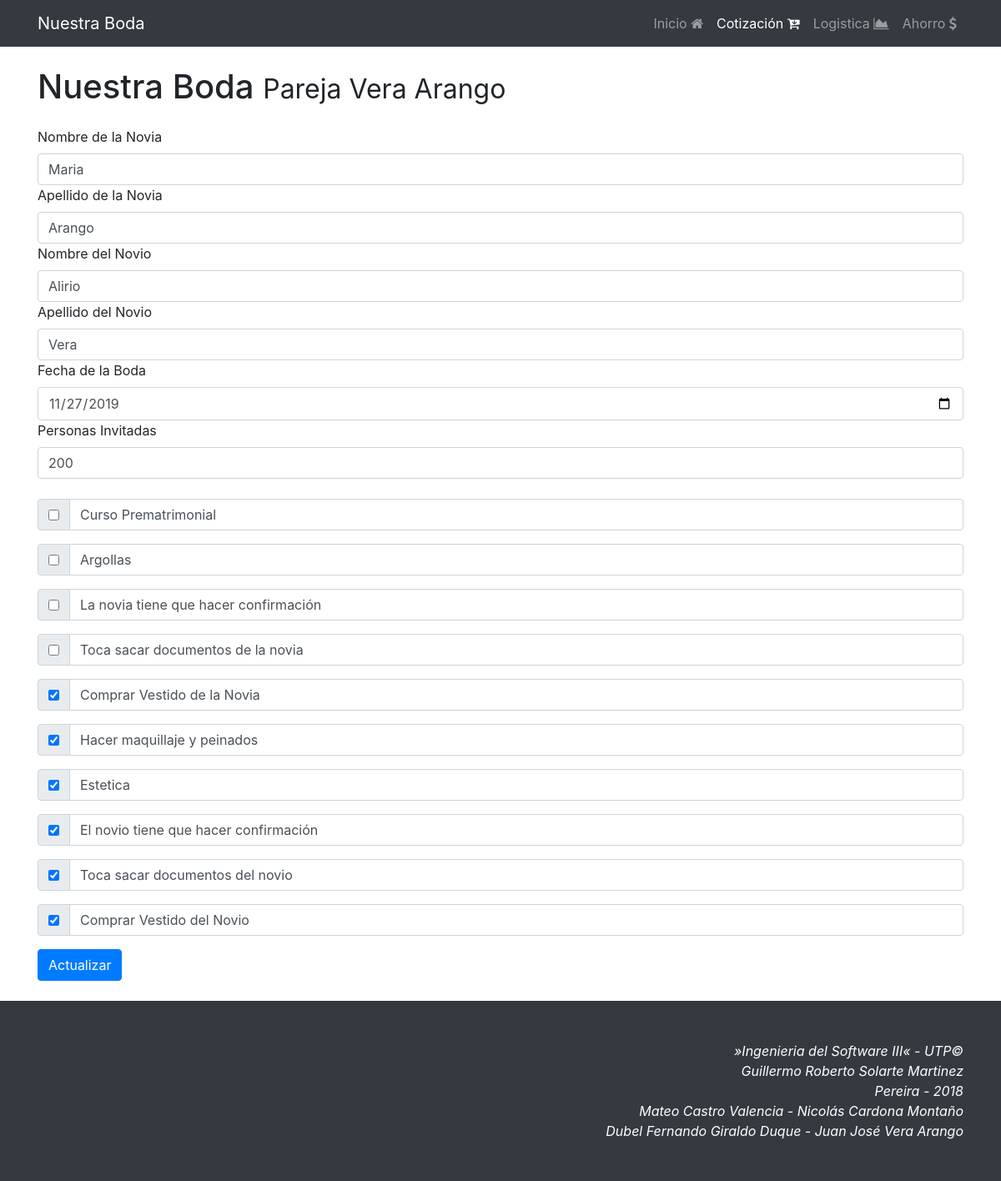
The page /app/cotizacion/pareja on the database as committed earlier.
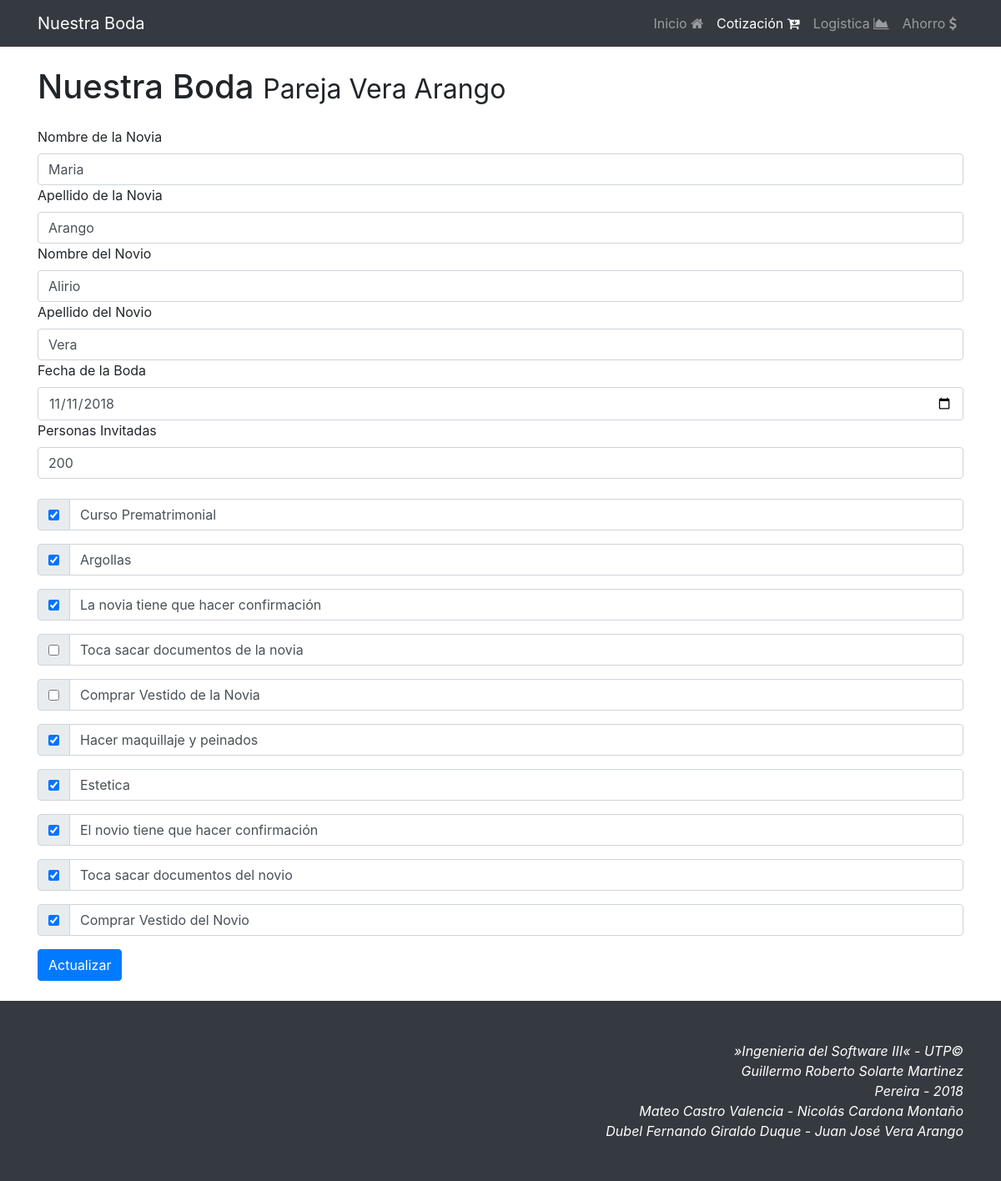
The same page on the database as committed later.
### app/models.py (models this page shows)
class Boda(models.Model):
	nombre_novia = models.CharField(max_length=50)
	apellido_novia = models.CharField(max_length=50)
	nombre_novio = models.CharField(max_length=50)
	apellido_novio = models.CharField(max_length=50)
	fecha_hora = models.DateTimeField()
	personas = models.IntegerField()
	costo_bajo = models.IntegerField()
	costo_alto = models.IntegerField()
	def __str__(self):
		return str("{} {}".format(self.apellido_novio, self.apellido_novia))

### app/views.py (the view, shortened to what this page needs)
# urls.py: path('cotizacion/pareja', views.pareja, name='pareja'),
def pareja(request):
	boda = Boda.objects.all()
	if not len(boda):
		boda_form = Boda_Form(request.POST or None)
		pareja_form = Pareja_Form(request.POST or None)
		context = {
			'boda_form' : boda_form,
			'pareja_form' : pareja_form
		}
		if boda_form.is_valid() and pareja_form.is_valid():
			form_data = boda_form.cleaned_data
			nombre_novia = form_data.get("nombre_novia")
			apellido_novia = form_data.get("apellido_novia")
			nombre_novio = form_data.get("nombre_novio")
			apellido_novio = form_data.get("apellido_novio")
			fecha_hora = form_data.get("fecha_hora")
			personas = form_data.get("personas")
			costo_bajo = 0
			costo_alto = 0
			form_data = pareja_form.cleaned_data
			curso_pre = form_data.get("curso_pre")
			argollas = form_data.get("argollas")
			confirmacion_novia = form_data.get("confirmacion_novia")
			docs_novia = form_data.get("docs_novia")
			vestido_novia = form_data.get("vestido_novia")
			maquillaje_peinado = form_data.get("maquillaje_peinado")
			estetica = form_data.get("estetica")
			confirmacion_novio = form_data.get("confirmacion_novio")
			docs_novio = form_data.get("docs_novio")
			vestido_novio = form_data.get("vestido_novio")
			new_boda = Boda.objects.create(nombre_novia=nombre_novia, apellido_novia=apellido_novia, nombre_novio=nombre_novio,
				apellido_novio=apellido_novio, fecha_hora=fecha_hora, personas=personas, costo_bajo=costo_bajo,
				costo_alto=costo_alto)
			pareja = Pareja.objects.create(curso_pre=curso_pre, argollas=argollas, confirmacion_novia=confirmacion_novia,
				docs_novia=docs_novia, vestido_novia=vestido_novia, maquillaje_peinado=maquillaje_peinado,
				estetica=estetica, confirmacion_novio=confirmacion_novio, docs_novio=docs_novio, vestido_novio=vestido_novio)
			return HttpResponseRedirect('pareja')
		return render(request, 'pareja.html', context)
	else:
		up_pareja = Pareja.objects.all()[0]
		up_boda = Boda.objects.all()[0]
		boda_form = Boda_Form(request.POST or None, instance=up_boda)
		pareja_form = Pareja_Form(request.POST or None, instance=up_pareja)
		context = {
			'boda_form' : boda_form,
			'pareja_form' : pareja_form
		}
		context = {
			'identificacion' : up_boda,
			'boda_form' : boda_form,
			'pareja_form' : pareja_form,
			'nombre_novia' : up_boda.nombre_novia,
			'apellido_novia' : up_boda.apellido_novia,
			'nombre_novio' : up_boda.nombre_novio,
			'apellido_novio' : up_boda.apellido_novio,
			'fecha_hora' : up_boda.fecha_hora,
			'personas' : up_boda.personas,
			'curso_pre' : up_pareja.curso_pre,
			'argollas' : up_pareja.argollas,
			'confirmacion_novia' : up_pareja.confirmacion_novia,
			'docs_novia' : up_pareja.docs_novia,
			'vestido_novia' : up_pareja.vestido_novia,
			'maquillaje_peinado' : up_pareja.maquillaje_peinado,
			'vestido_novia' : up_pareja.vestido_novia,
			'estetica' : up_pareja.estetica,
			'confirmacion_novio' : up_pareja.confirmacion_novio,
			'docs_novio' : up_pareja.docs_novio,
			'vestido_novio' : up_pareja.vestido_novio
		}
	return render(request, 'pareja_edit.html', context)

### app/forms.py
class Boda_Form(forms.ModelForm):
	class Meta:
		model = Boda
		fields = ["nombre_novia", "apellido_novia", "nombre_novio", "apellido_novio", "fecha_hora", "personas"]

class Pareja_Form(forms.ModelForm):
	class Meta:
		model = Pareja
		fields = ["curso_pre", "argollas", "confirmacion_novia", "docs_novia", "vestido_novia", "maquillaje_peinado",
		"vestido_novia", "estetica", "confirmacion_novio" , "docs_novio", "vestido_novio"]

### templates/pareja_edit.html (shortened to what the changed rows need)
{% extends "base.html" %}
{% load static %}
{% block jumbotrom %}Pareja {{ identificacion }}{% endblock %}
{% block container %}
{% if boda_form and pareja_form %}
  <form method="POST"> {% csrf_token %}
  <label>Nombre de la Novia</label>
  <input type="text" id="nombre_novia" value="{{nombre_novia}}" name="nombre_novia" class="form-control" placeholder="Nombre Novia" required="True">
  <label>Apellido de la Novia</label>
  <input type="text" id="apellido_novia" value="{{apellido_novia}}" name="apellido_novia" class="form-control" placeholder="Apellido Novia" required="True">
  <label>Nombre del Novio</label>
  <input type="text" id="nombre_novio" value="{{nombre_novio}}" name="nombre_novio" class="form-control" placeholder="Nombre Novio" required="True">
  <label>Apellido del Novio</label>
  <input type="text" id="apellido_novio" value="{{apellido_novio}}" name="apellido_novio" class="form-control" placeholder="Apellido Novio" required="True">
  <label for="inputdate">Fecha de la Boda</label>
  <input type="date" id="fecha_hora" value='{{fecha_hora|date:"Y-m-d"}}' name="fecha_hora" class="form-control" placeholder="Fecha Graduación">
  <label >Personas Invitadas</label>
  <input type="text" id="personas" value="{{personas}}" name="personas" class="form-control" placeholder="Cantidad de Personas)" required="True">
  <br>
  <div class="input-group mb-3">
    <div class="input-group-prepend">
      <div class="input-group-text">
      <input type="checkbox" id="curso_pre" {% if curso_pre %}checked{% endif%}  name="curso_pre">
      </div>
    </div>
    <label class="form-control">Curso Prematrimonial</label>
  </div>
  <div class="input-group mb-3">
    <div class="input-group-prepend">
      <div class="input-group-text">
      <input type="checkbox" id="argollas" {% if argollas %}checked{% endif%}  name="argollas">
      </div>
    </div>
    <label class="form-control">Argollas</label>
  </div>
  <div class="input-group mb-3">
    <div class="input-group-prepend">
      <div class="input-group-text">
      <input type="checkbox" id="confirmacion_novia" {% if confirmacion_novia %}checked{% endif%}  name="confirmacion_novia">
      </div>
    </div>
    <label class="form-control">La novia tiene que hacer confirmación</label>
  </div>
  <div class="input-group mb-3">
    <div class="input-group-prepend">
      <div class="input-group-text">
      <input type="checkbox" id="docs_novia" {% if docs_novia %}checked{% endif%} name="docs_novia"  >
      </div>
    </div>
    <label class="form-control">Toca sacar documentos de la novia</label>
  </div>
  <div class="input-group mb-3">
    <div class="input-group-prepend">
      <div class="input-group-text">
      <input type="checkbox" id="vestido_novia" {% if vestido_novia %}checked{% endif%} name="vestido_novia" >
      </div>
    </div>
    <label class="form-control">Comprar Vestido de la Novia</label>
  </div>
  <div class="input-group mb-3">
    <div class="input-group-prepend">
      <div class="input-group-text">
      <input type="checkbox" id="maquillaje_peinado" {% if maquillaje_peinado %}checked{% endif%} name="maquillaje_peinado">
      </div>
    </div>
    <label class="form-control">Hacer maquillaje y peinados</label>
  </div>
  <div class="input-group mb-3">
    <div class="input-group-prepend">
      <div class="input-group-text">
      <input type="checkbox" id="estetica" {% if estetica %}checked{% endif%}  name="estetica" >
      </div>
    </div>
    <label class="form-control">Estetica</label>
  </div>
  <div class="input-group mb-3">
    <div class="input-group-prepend">
      <div class="input-group-text">
      <input type="checkbox" id="confirmacion_novio" {% if confirmacion_novio %}checked{% endif%}  name="confirmacion_novio">
      </div>
    </div>
    <label class="form-control">El novio tiene que hacer confirmación</label>
  </div>
  <div class="input-group mb-3">
    <div class="input-group-prepend">
      <div class="input-group-text">
      <input type="checkbox" id="docs_novio" {% if docs_novio %}checked{% endif%}  name="docs_novio"">
      </div>
    </div>
    <label class="form-control">Toca sacar documentos del novio</label>
  </div>
  <div class="input-group mb-3">
    <div class="input-group-prepend">
      <div class="input-group-text">
      <input type="checkbox" id="vestido_novio" {% if vestido_novio %}checked{% endif%}  name="vestido_novio">
      </div>
    </div>
    <label class="form-control">Comprar Vestido del Novio</label>
  </div>
  <button type="submit" class="btn btn-primary">Actualizar</button>
  </form>
{% endif %}
{% endblock %}

Rows that differ between the two databases and show on the page:
changed Boda "Vera Arango": fecha_hora "11/27/2019" → "11/11/2018"
Other text that changed with them:
form field curso_pre: "☐" → "☑"
form field argollas: "☐" → "☑"
form field confirmacion_novia: "☐" → "☑"
form field vestido_novia: "☑" → "☐"
